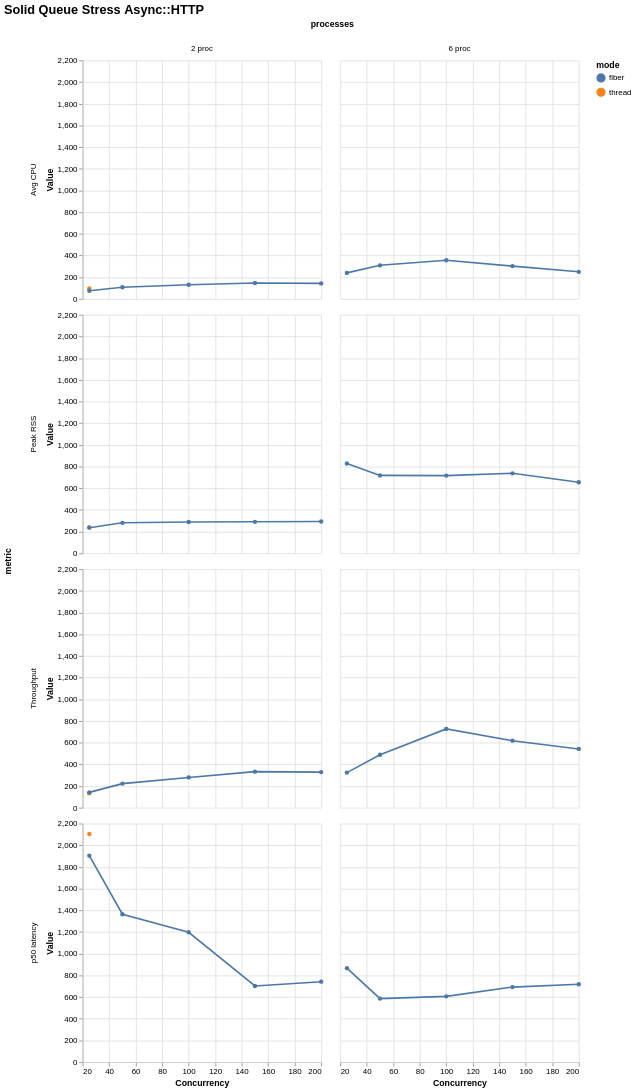

Here is the Vega-Lite specification saved for this chart:
### Vega-Lite specification from a JSON file in a GitHub repository (floating-point values rounded to 4 significant figures)
{"$schema": "https://vega.github.io/schema/vega-lite/v6.json", "title": "Solid Queue Stress Async::HTTP", "data": {"values": [{"mode": "thread", "concurrency": 25, "processes": "2 proc", "metric": "Throughput", "value": 133.8, "unit": "jobs/s"}, {"mode": "thread", "concurrency": 25, "processes": "2 proc", "metric": "Peak RSS", "value": 239.8, "unit": "MB"}, {"mode": "thread", "concurrency": 25, "processes": "2 proc", "metric": "Avg CPU", "value": 96.7, "unit": "%"}, {"mode": "thread", "concurrency": 25, "processes": "2 proc", "metric": "p50 latency", "value": 2104.0, "unit": "ms"}, {"mode": "fiber", "concurrency": 25, "processes": "2 proc", "metric": "Throughput", "value": 141.4, "unit": "jobs/s"}, {"mode": "fiber", "concurrency": 25, "processes": "2 proc", "metric": "Peak RSS", "value": 236.6, "unit": "MB"}, {"mode": "fiber", "concurrency": 25, "processes": "2 proc", "metric": "Avg CPU", "value": 75.8, "unit": "%"}, {"mode": "fiber", "concurrency": 25, "processes": "2 proc", "metric": "p50 latency", "value": 1905.0, "unit": "ms"}, {"mode": "fiber", "concurrency": 50, "processes": "2 proc", "metric": "Throughput", "value": 222.3, "unit": "jobs/s"}, {"mode": "fiber", "concurrency": 50, "processes": "2 proc", "metric": "Peak RSS", "value": 281.4, "unit": "MB"}, {"mode": "fiber", "concurrency": 50, "processes": "2 proc", "metric": "Avg CPU", "value": 107.6, "unit": "%"}, {"mode": "fiber", "concurrency": 50, "processes": "2 proc", "metric": "p50 latency", "value": 1364.0, "unit": "ms"}, {"mode": "fiber", "concurrency": 100, "processes": "2 proc", "metric": "Throughput", "value": 279.4, "unit": "jobs/s"}, {"mode": "fiber", "concurrency": 100, "processes": "2 proc", "metric": "Peak RSS", "value": 289.0, "unit": "MB"}, {"mode": "fiber", "concurrency": 100, "processes": "2 proc", "metric": "Avg CPU", "value": 130.9, "unit": "%"}, {"mode": "fiber", "concurrency": 100, "processes": "2 proc", "metric": "p50 latency", "value": 1198.0, "unit": "ms"}, {"mode": "fiber", "concurrency": 150, "processes": "2 proc", "metric": "Throughput", "value": 332.9, "unit": "jobs/s"}, {"mode": "fiber", "concurrency": 150, "processes": "2 proc", "metric": "Peak RSS", "value": 290.6, "unit": "MB"}, {"mode": "fiber", "concurrency": 150, "processes": "2 proc", "metric": "Avg CPU", "value": 146.5, "unit": "%"}, {"mode": "fiber", "concurrency": 150, "processes": "2 proc", "metric": "p50 latency", "value": 702.5, "unit": "ms"}, {"mode": "fiber", "concurrency": 200, "processes": "2 proc", "metric": "Throughput", "value": 328.5, "unit": "jobs/s"}, {"mode": "fiber", "concurrency": 200, "processes": "2 proc", "metric": "Peak RSS", "value": 293.8, "unit": "MB"}, {"mode": "fiber", "concurrency": 200, "processes": "2 proc", "metric": "Avg CPU", "value": 143.0, "unit": "%"}, {"mode": "fiber", "concurrency": 200, "processes": "2 proc", "metric": "p50 latency", "value": 742.1, "unit": "ms"}, {"mode": "fiber", "concurrency": 25, "processes": "6 proc", "metric": "Throughput", "value": 324.0, "unit": "jobs/s"}, {"mode": "fiber", "concurrency": 25, "processes": "6 proc", "metric": "Peak RSS", "value": 828.5, "unit": "MB"}, {"mode": "fiber", "concurrency": 25, "processes": "6 proc", "metric": "Avg CPU", "value": 240.1, "unit": "%"}, {"mode": "fiber", "concurrency": 25, "processes": "6 proc", "metric": "p50 latency", "value": 866.5, "unit": "ms"}, {"mode": "fiber", "concurrency": 50, "processes": "6 proc", "metric": "Throughput", "value": 488.3, "unit": "jobs/s"}, {"mode": "fiber", "concurrency": 50, "processes": "6 proc", "metric": "Peak RSS", "value": 718.9, "unit": "MB"}, {"mode": "fiber", "concurrency": 50, "processes": "6 proc", "metric": "Avg CPU", "value": 309.9, "unit": "%"}, {"mode": "fiber", "concurrency": 50, "processes": "6 proc", "metric": "p50 latency", "value": 586.1, "unit": "ms"}, {"mode": "fiber", "concurrency": 100, "processes": "6 proc", "metric": "Throughput", "value": 726.8, "unit": "jobs/s"}, {"mode": "fiber", "concurrency": 100, "processes": "6 proc", "metric": "Peak RSS", "value": 716.7, "unit": "MB"}, {"mode": "fiber", "concurrency": 100, "processes": "6 proc", "metric": "Avg CPU", "value": 356.8, "unit": "%"}, {"mode": "fiber", "concurrency": 100, "processes": "6 proc", "metric": "p50 latency", "value": 606.5, "unit": "ms"}, {"mode": "fiber", "concurrency": 150, "processes": "6 proc", "metric": "Throughput", "value": 618.3, "unit": "jobs/s"}, {"mode": "fiber", "concurrency": 150, "processes": "6 proc", "metric": "Peak RSS", "value": 737.9, "unit": "MB"}, {"mode": "fiber", "concurrency": 150, "processes": "6 proc", "metric": "Avg CPU", "value": 302.7, "unit": "%"}, {"mode": "fiber", "concurrency": 150, "processes": "6 proc", "metric": "p50 latency", "value": 692.2, "unit": "ms"}, {"mode": "fiber", "concurrency": 200, "processes": "6 proc", "metric": "Throughput", "value": 542.2, "unit": "jobs/s"}, {"mode": "fiber", "concurrency": 200, "processes": "6 proc", "metric": "Peak RSS", "value": 655.2, "unit": "MB"}, {"mode": "fiber", "concurrency": 200, "processes": "6 proc", "metric": "Avg CPU", "value": 249.9, "unit": "%"}, {"mode": "fiber", "concurrency": 200, "processes": "6 proc", "metric": "p50 latency", "value": 717.8, "unit": "ms"}]}, "mark": {"type": "line", "point": true, "tooltip": true}, "encoding": {"x": {"field": "concurrency", "type": "quantitative", "title": "Concurrency"}, "y": {"field": "value", "type": "quantitative", "title": "Value"}, "color": {"field": "mode", "type": "nominal"}, "tooltip": [{"field": "mode", "type": "nominal"}, {"field": "concurrency", "type": "nominal"}, {"field": "processes", "type": "nominal"}, {"field": "metric", "type": "nominal"}, {"field": "percentile", "type": "nominal"}, {"field": "value", "type": "quantitative"}], "row": {"field": "metric", "type": "nominal"}, "column": {"field": "processes", "type": "nominal"}}, "config": {"background": "white", "axis": {"labelFont": "Arial", "titleFont": "Arial", "grid": true}, "legend": {"labelFont": "Arial", "titleFont": "Arial"}, "title": {"font": "Arial", "fontSize": 16, "anchor": "start"}, "view": {"stroke": null}}}
